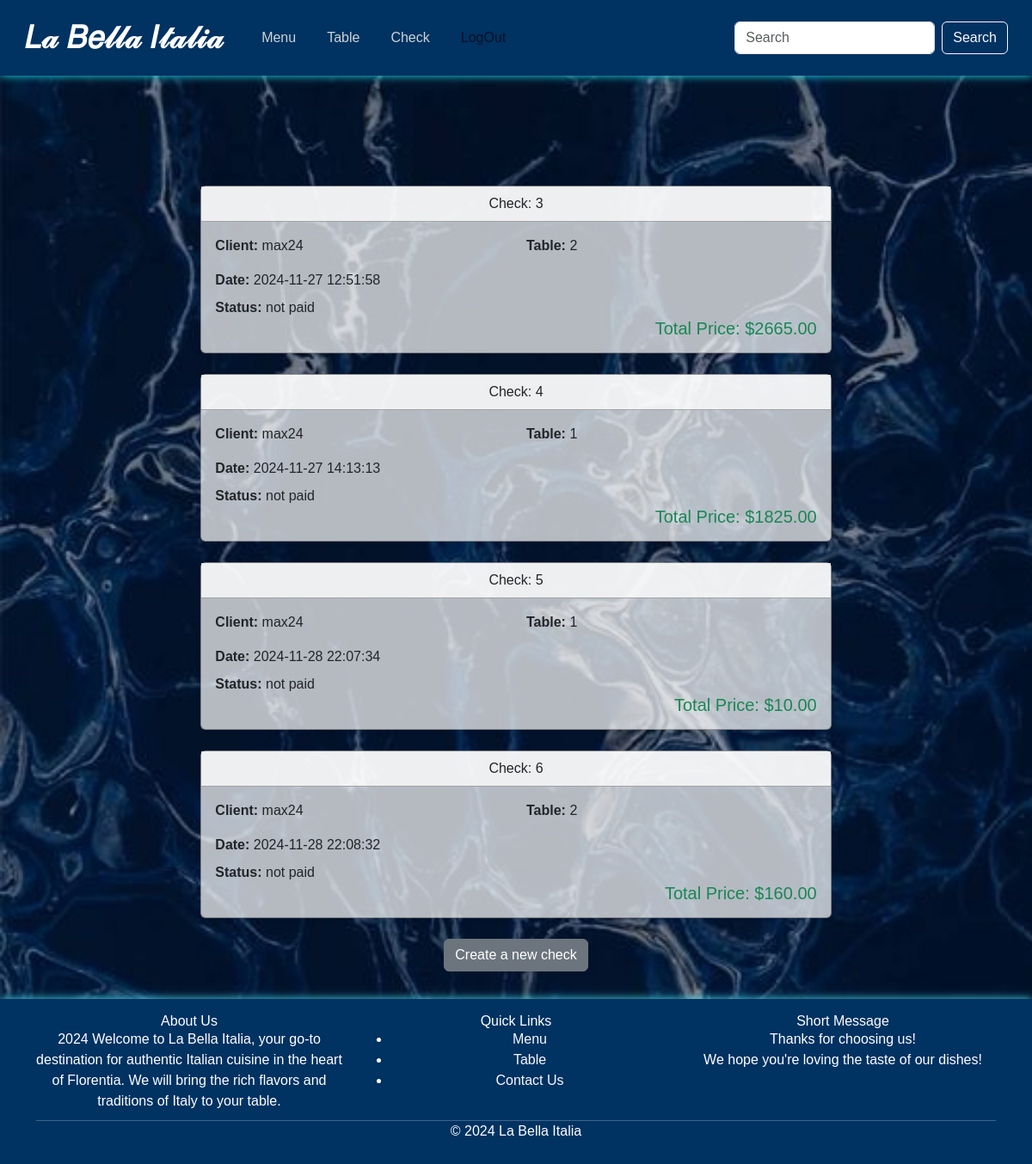
The page /checks/ (signed in) on the database its author committed.
### project/models.py (models this page shows, shortened)
class Check(models.Model):
    STATUS = [
        ("Paid", "paid"),
        ("In process", "not paid")
    ]
    id_client = models.ForeignKey(User, on_delete=models.CASCADE)
    id_table = models.ForeignKey('Table', on_delete=models.CASCADE)
    date = models.DateTimeField(auto_now_add=True, editable=True)
    status = models.CharField(max_length=20, choices=STATUS, default="not paid")
    def calculate_price(self):
        if not self.id_client or not self.id_table:
            return 0.00
        total = 0
        all_orders = self.orders.all()
        print(f'All orders related to check ID {self.id}: {[order.id for order in all_orders]}')
        print(f'Calculating price for check ID: {self.id}.')
        for order in all_orders:
            print(f'Processing Order ID: {order.id}, Number: {order.number}')
            for dish in order.id_dishes.all():
                print(f'Found Dish: {dish.name} in Order ID: {order.id}')
                latest_price = DishPrice.objects.filter(dish=dish, date__lte=self.date).order_by('-date').first()
                if latest_price:
                    dish_total = latest_price.price * order.number
                    total += dish_total
                    print(f'Dish: {dish.name}, Price: {latest_price.price:.2f}, Quantity: {order.number}, Total: {dish_total:.2f}')
                else:
                    print(f'No price found for Dish: {dish.name}')
        latest_table_price = TablePrice.objects.filter(table=self.id_table, date__lte=self.date).order_by('-date').first()
        if latest_table_price:
            total += latest_table_price.price
        return total

class Table(models.Model):
    ZONE = [
        ("Indoors", "indoors"),
        ("Outdoors", "outdoors")
    ]
    SORT = [
        ("VIP", "vip"),
        ("General", "general"),
        ("Appointment", "appointment")
    ]
    name = models.CharField(max_length=255)
    number_of_people = models.IntegerField()
    zone = models.CharField(max_length=10, choices=ZONE)
    sort = models.CharField(max_length=20, choices=SORT)
    image = models.ImageField(upload_to= "table_img/", blank = True, null = True)

class Order(models.Model):
    id_client = models.ForeignKey(User, on_delete=models.CASCADE)
    id_dishes = models.ManyToManyField(Dish, blank=True)
    id_check = models.ForeignKey(Check, on_delete=models.CASCADE, blank=True, null=True, related_name="orders")
    number = models.IntegerField()
    date = models.DateTimeField(auto_now_add=True)

class Dish(models.Model):
    SORTDT = [
        ("Breakfast", "breakfast"),
        ("Lunch", "lunch"),
        ("Dinner", "dinner")
    ]
    SORT = [
        ("Appetizers", "appetizers"),
        ("Main Courses", "main"),
        ("Side Dishes", "side"),
        ("Desserts", "desserts"),
        ("Beverages", "beverages"),
        ("Soups", "soups"),
        ("Salads", "salads")
    ]
    name = models.CharField(max_length=255)
    ingredients = models.TextField()
    gram = models.CharField(max_length=255)
    sort_daytime = models.CharField(max_length=15, choices=SORTDT, blank=True, null=True)
    sort = models.CharField(max_length=50, choices=SORT)
    image = models.ImageField( upload_to='dish_img/', blank = True, null = True)

class DishPrice(models.Model):
    dish = models.ForeignKey(Dish, on_delete=models.CASCADE)
    price = models.DecimalField(max_digits=10, decimal_places=2)
    date = models.DateTimeField(auto_now_add=False)

class TablePrice(models.Model):
    table = models.ForeignKey(Table, on_delete=models.CASCADE)
    price = models.DecimalField(max_digits=10, decimal_places=2)
    date = models.DateTimeField(auto_now_add=False)

### project/views.py (the view)
# urls.py: path('checks/', CheckListView.as_view(), name='check-list'),
class CheckListView(ListView):
    model = Check
    template_name = "check/check_list.html"
    context_object_name = "checks"

### templates/check/check_list.html (shortened to what this page needs)
{% extends 'base.html' %}
{% load custom_filters %}
{% load static %}
{% block content %}
    <div class="container mt-5">
        {% if user.is_authenticated %}
            <div class= 'row text-left poll-container' >
                {% include  "check/list.html" with checks=user.check_set.all %}
            </div>
            <div class="container">
                <div class="d-flex justify-content-center">
                    <a href="{% url 'check-create' %}" class="btn btn-secondary">Create a new check</a>
                </div>
            </div>
        {% endif %}
    </div>
{% endblock %}

### templates/check/list.html
{% load static %}
{% load custom_filters %}
<div class="container mt-5">
    {% for check in checks %}
        <div class="row justify-content-center">
            <div class="col-md-8">
                <a href="{% url 'check-detail' check.id %}" style="text-decoration: none;">
                    <div class="card shadow-sm mb-4">
                        <div class="card-header bg-white text-center">
                            <p>Check: {{ check.id }}</p>
                        </div>
                        <div class="card-body">
                            <div class="row mb-3">
                                <div class="col-md-6">
                                    <p><strong>Client:</strong> {{ check.id_client.username }}</p>
                                </div>
                                <div class="col-md-6">
                                    <p><strong>Table:</strong> {{ check.id_table.name }}</p>
                                </div>
                            </div>
                            <div class="row mt-3">
                                <div class="col-md-12">
                                    <p><strong>Date:</strong> {{ check.date|date:"Y-m-d H:i:s" }}</p>
                                </div>
                            </div>
                            <div class="row mt-2">
                                <div class="col-md-12">
                                    <p><strong>Status:</strong> {{ check.get_status_display }}</p>
                                </div>
                            </div>
                            <h5 class="text-end text-success">Total Price: ${{ check.calculate_price|floatformat:2 }}</h5>
                        </div>
                    </div>
                </a>
            </div>
        </div>
    {% empty %}
        <p class="text-center">No checks available.</p>
    {% endfor %}
</div>

### rows shown on the page
Check: id "3", id_client.username "max24", id_table.name "2", date "2024-11-27 12:51:58", status "not paid", calculate_price "2665.00"
Check: id "4", id_client.username "max24", id_table.name "1", date "2024-11-27 14:13:13", status "not paid", calculate_price "1825.00"
Check: id "5", id_client.username "max24", id_table.name "1", date "2024-11-28 22:07:34", status "not paid", calculate_price "10.00"
Check: id "6", id_client.username "max24", id_table.name "2", date "2024-11-28 22:08:32", status "not paid", calculate_price "160.00"
